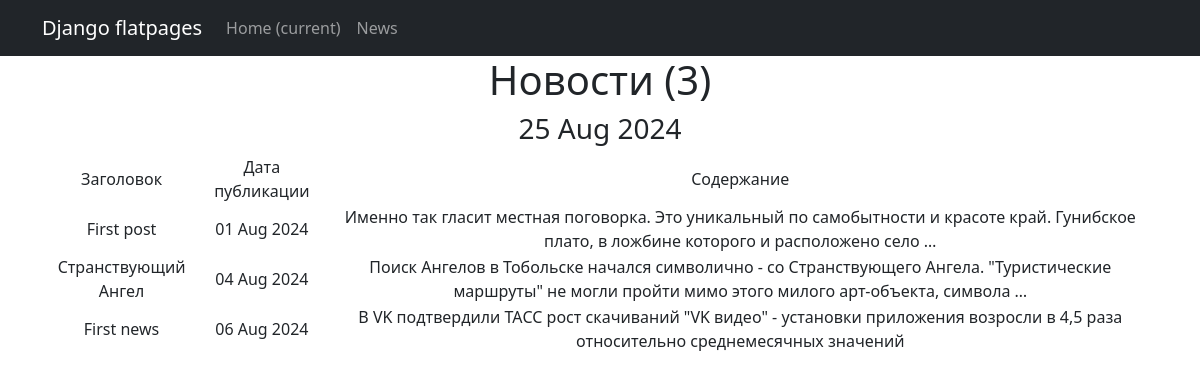
The page /news/ on the database as committed earlier.
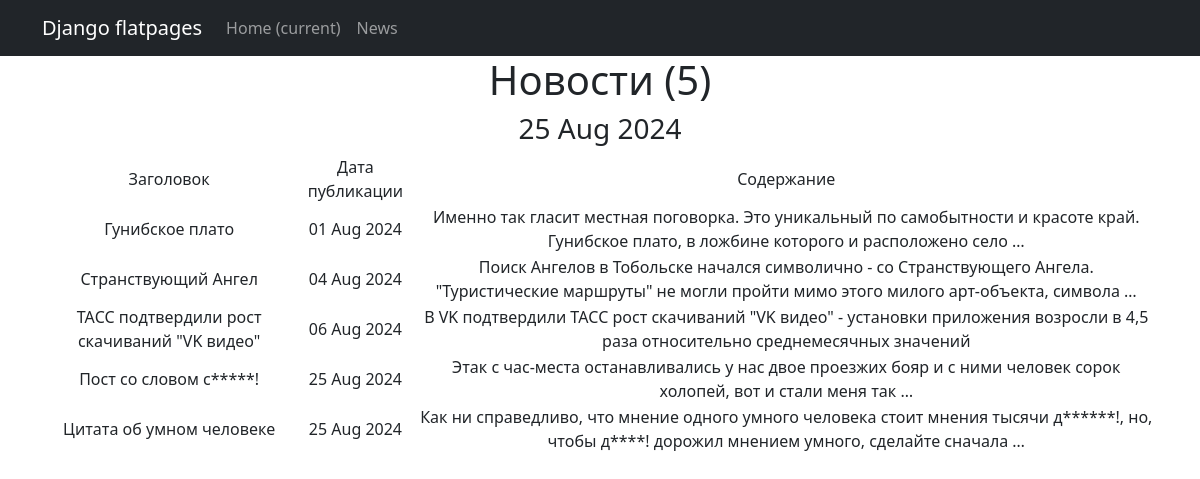
The same page on the database as committed later.
### news/models.py (models this page shows, shortened)
class Post(models.Model):
    Post_author = models.ForeignKey(Author, on_delete=models.CASCADE)
    Post_News_choice = models.BooleanField(default=False) # False - новость
    Create_time = models.DateTimeField(auto_now_add=True)
    Category = models.ManyToManyField(Category, through='PostCategory')
    Title = models.CharField(max_length=255)
    Text_post = models.TextField()
    Rating_Post = models.IntegerField(default=0)

### news/views.py (the view)
# urls.py: path('', NewsList.as_view()),
class NewsList(ListView):
    model = Post
    ordering = 'Create_time'
    template_name = 'news.html'
    context_object_name = 'posts'

### news/templatetags/custom_filters.py (called while the page is built)
@register.filter()
def censor(value):
    try:
        words = value.lower()
        for word in censor_words1:
            if word in words:
                word_chenge = word[0] + "*" * (len(word) - 1) + '!'
                value = value.replace(word, word_chenge)
        return value
    except TypeError:
        print(f'фильтр не применим к {type(value)}')
    return f'{value} Р'

### news/templatetags/custom_tags.py (called while the page is built)
@register.simple_tag()
def current_time(format_string='%b %d %Y'):
   return datetime.utcnow().strftime(format_string)

### templates/news.html
{% extends 'flatpages/default.html' %}
{% load custom_filters %}
{% load custom_tags %}
{% block title %}
<h1>Новости ({{posts|length}}) </h1>
{% endblock title %}
{% block content %}
   <h3>{% current_time '%d %b %Y' %}</h3>
   {% if posts %}
       <table>
           <tr>
               <td> Заголовок </td>
               <td>Дата публикации</td>
               <td> Содержание </td>
            </tr>
           {% for post in posts %}
           <tr>
               <td>{{ post.Title|censor }}</td>
               <td>{{ post.Create_time|date:'d M Y'  }}</td>
               <td>{{ post.Text_post|truncatewords:20|censor }}</td>
           </tr>
           {% endfor %}
       </table>
   {% else %}
       <h2>Новостей нет!</h2>
   {% endif %}
{% endblock content %}

### templates/flatpages/default.html (shortened to what this page needs)
<!DOCTYPE html>
<html lang="en">
    <head>
        {% load static %}
         <link href="{% static 'css/styles.css' %}" rel="stylesheet" />
    </head>
    <body>
<nav class="navbar navbar-expand-lg navbar-dark bg-dark static-top">
   <div class="container">
       <a class="navbar-brand" href="#">Django flatpages</a>
       <div class="collapse navbar-collapse" id="navbarResponsive">
           <ul class="navbar-nav ml-auto">
               <li class="nav-item active">
                   <a class="nav-link" href="#">Home
                       <span class="sr-only">(current)</span>
                   </a>
               </li>
               <li class="nav-item">
                   <a class="nav-link" href="/news/">News</a>
               </li>
           </ul>
       </div>
   </div>
</nav>
        <div class="container">
            <div class="row">
                <div class="col-lg-12 text-center">
                   {% block title %}
                   {% endblock title %}
                   {% block content %}{% endblock content %}
                  </div>
            </div>
        </div>
    </body>
</html>

Rows that differ between the two databases and show on the page:
changed Post: Title|censor "First post" → "Гунибское плато"
changed Post: Title|censor "First news" → "ТАСС подтвердили рост скачиваний \"VK видео\""
added Post: Title|censor "Пост со словом с*****!", Create_time "25 Aug 2024", Text_post|censor "Этак с час-места останавливались у нас двое проезжих бояр и с ними человек сорок холопей, вот и стали меня так …"
added Post: Title|censor "Цитата об умном человеке", Create_time "25 Aug 2024", Text_post|censor "Как ни справедливо, что мнение одного умного человека стоит мнения тысячи д******!, но, чтобы д****! дорожил мнением умного, сделайте сначала …"
Other text that changed with them:
{{ posts|length }}: "3" → "5"
